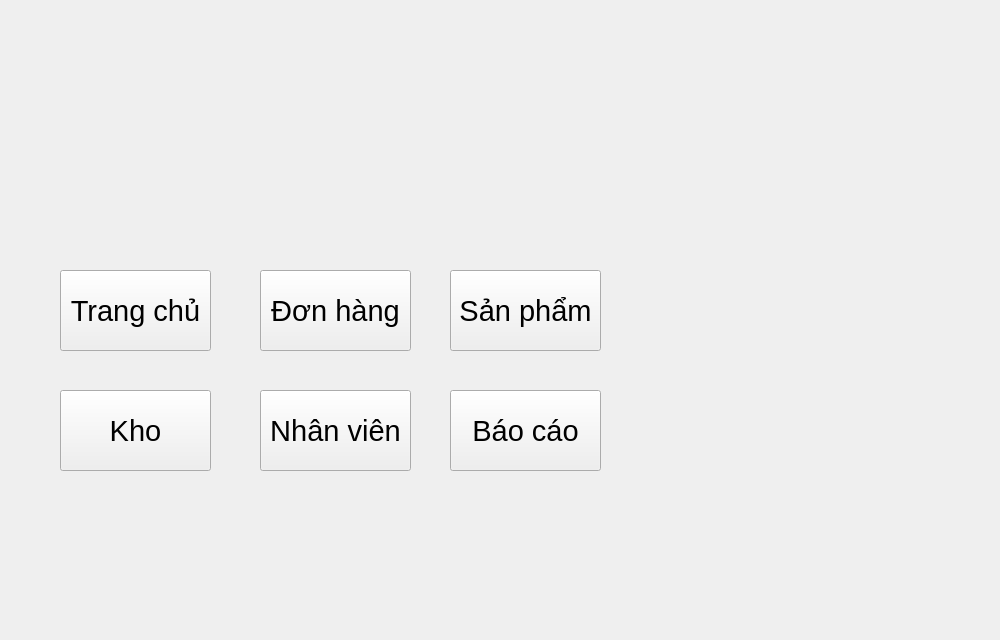
<?xml version="1.0" encoding="UTF-8"?>
<ui version="4.0">
 <class>HomeWidgetClass</class>
 <widget class="QWidget" name="HomeWidgetClass">
  <property name="geometry">
   <rect>
    <x>0</x>
    <y>0</y>
    <width>1000</width>
    <height>640</height>
   </rect>
  </property>
  <property name="windowTitle">
   <string/>
  </property>
  <widget class="QPushButton" name="button1">
   <property name="geometry">
    <rect>
     <x>60</x>
     <y>270</y>
     <width>151</width>
     <height>81</height>
    </rect>
   </property>
   <property name="font">
    <font>
     <pointsize>22</pointsize>
    </font>
   </property>
   <property name="text">
    <string>Trang chủ</string>
   </property>
  </widget>
  <widget class="QPushButton" name="button2">
   <property name="geometry">
    <rect>
     <x>260</x>
     <y>270</y>
     <width>151</width>
     <height>81</height>
    </rect>
   </property>
   <property name="font">
    <font>
     <pointsize>22</pointsize>
    </font>
   </property>
   <property name="text">
    <string>Đơn hàng</string>
   </property>
  </widget>
  <widget class="QPushButton" name="button3">
   <property name="geometry">
    <rect>
     <x>450</x>
     <y>270</y>
     <width>151</width>
     <height>81</height>
    </rect>
   </property>
   <property name="font">
    <font>
     <pointsize>22</pointsize>
    </font>
   </property>
   <property name="text">
    <string>Sản phẩm</string>
   </property>
  </widget>
  <widget class="QPushButton" name="button6">
   <property name="geometry">
    <rect>
     <x>450</x>
     <y>390</y>
     <width>151</width>
     <height>81</height>
    </rect>
   </property>
   <property name="font">
    <font>
     <pointsize>22</pointsize>
    </font>
   </property>
   <property name="text">
    <string>Báo cáo</string>
   </property>
  </widget>
  <widget class="QPushButton" name="button5">
   <property name="geometry">
    <rect>
     <x>260</x>
     <y>390</y>
     <width>151</width>
     <height>81</height>
    </rect>
   </property>
   <property name="font">
    <font>
     <pointsize>22</pointsize>
    </font>
   </property>
   <property name="text">
    <string>Nhân viên</string>
   </property>
  </widget>
  <widget class="QPushButton" name="button4">
   <property name="geometry">
    <rect>
     <x>60</x>
     <y>390</y>
     <width>151</width>
     <height>81</height>
    </rect>
   </property>
   <property name="font">
    <font>
     <pointsize>22</pointsize>
    </font>
   </property>
   <property name="text">
    <string>Kho</string>
   </property>
  </widget>
 </widget>
 <layoutdefault spacing="6" margin="11"/>
 <resources/>
 <connections/>
</ui>
